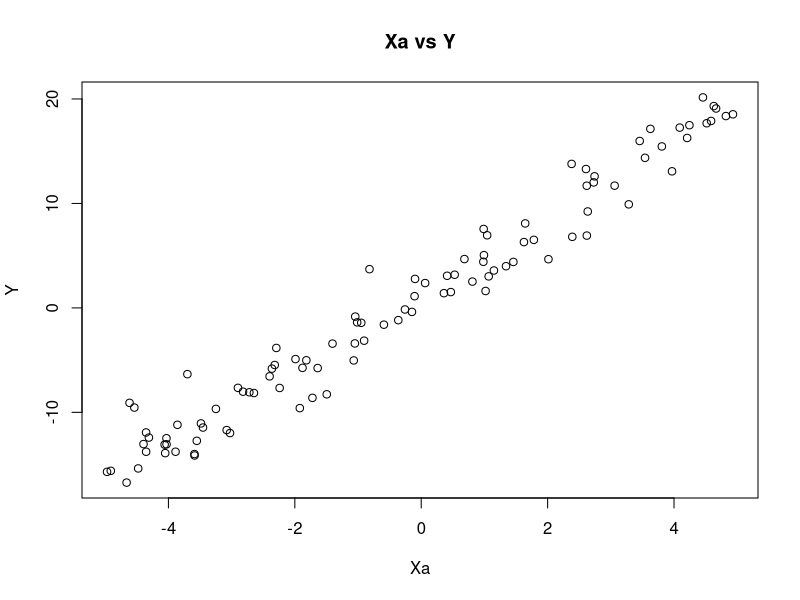
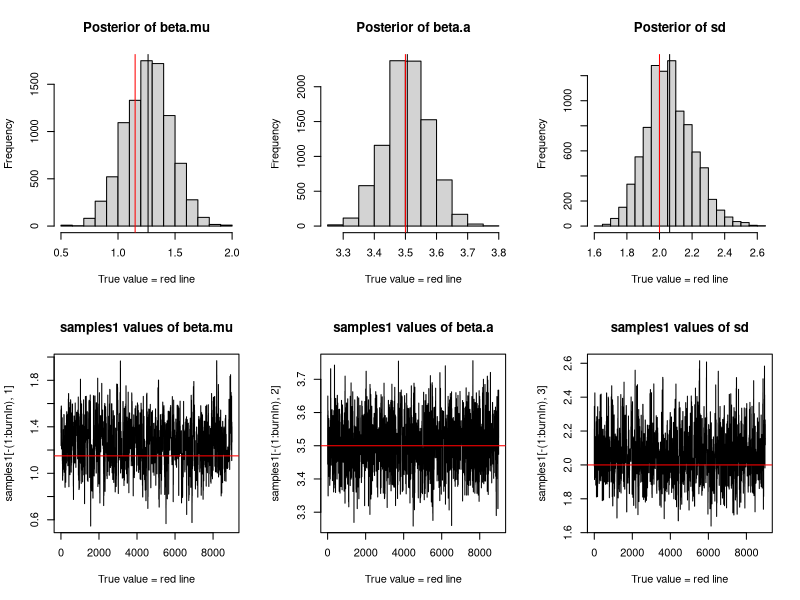

These figures' R source, in order:
## ---- chunk 1

set.seed(2018) #setting seed for reproducible results

# Generate linear regression sample
# creating Xa values (continuous)
Xa <- runif(100,min=-5,max = 5)

# True parameter values that we assume that we don't know before the analysis.
beta.mu <- 1.15
beta.a <- 3.5
sd <- 2

# Simulate Y based on the parameters
Y <- beta.mu + Xa * beta.a + rnorm(100,0,sd)

# A visual check of the data is always a good practice to inlcude
plot(Xa,Y, main="Xa vs Y")

## ---- chunk 2

# Prior distribution
log.prior <- function(parameters){
    beta.mu <- parameters[1]
    beta.a <- parameters[2]
    sd <- parameters[3]
    
    mu.prior <- dnorm(beta.mu,  log = TRUE)  # normal prior on beta.mu (mean 0, sd = 1)
    a.prior <- dnorm(beta.a,  log = TRUE)    # normal prior on beta.a (mean 0, sd = 1)
    sdprior <- dexp(sd, log = TRUE)          # exponentional prior on sd
    return(mu.prior+a.prior+sdprior)
}

log.likelihood <- function(parameters,Xa,Y){
    beta.mu <- parameters[1]
    beta.a <- parameters[2]
    sd <- parameters[3]
     
    y.hat <- beta.mu + Xa * beta.a
    likelihood <- dnorm(Y, mean = y.hat, sd = sd, log = TRUE)
    sum.likelihood <- sum(likelihood)
    return(sum.likelihood)   
}

## ---- chunk 3

log.posterior <- function(parameters, Xa,Y){
   posterior <- log.likelihood(parameters,Xa,Y) + log.prior(parameters)
   return (posterior)
}

## ---- chunk 4
proposal_func <- function(parameters){
    proposal.output <- rnorm(3,mean = parameters, sd = c(0.2,0.2,0.2)) # why do we need an abs for the sd?
    proposal.output[3] <- abs(proposal.output[3])
    return(proposal.output) 
}
## ---- chunk 5
MH_MCMC <- function(startvalue, iterations,Xa,Y){
    samples <- matrix(nrow = iterations+1, ncol = 3)
    samples[1,] <- startvalue
    for (i in 1:iterations){
      
        proposal <- proposal_func(samples[i,])
        
        probabilty <- exp(log.posterior(proposal,Xa,Y) - log.posterior(samples[i,],Xa,Y))
        unif <- runif(1)
        if (unif < probabilty){
            samples[i+1,] <- proposal     # update with a high probability
        }else{ 
            samples[i+1,] <- samples[i,]  # Do not update with a low probability
        }
    }
    return(samples)
}
 

initial.value <- c(0,0,0)   # set strarting values

samples1 <- MH_MCMC(initial.value, 10000,Xa,Y) # Run the MH algorithm with 10000 iterations
 
burnIn = 1000  # discard the first 1000 iterations 


# Plot the results
par(mfrow = c(2,3))
hist(samples1[-(1:burnIn),1], main="Posterior of beta.mu", xlab="True value = red line" )
abline(v = mean(samples1[-(1:burnIn),1]))
abline(v = beta.mu, col="red" )
hist(samples1[-(1:burnIn),2], main="Posterior of beta.a", xlab="True value = red line")
abline(v = mean(samples1[-(1:burnIn),2]))
abline(v = beta.a, col="red" )
hist(samples1[-(1:burnIn),3], main="Posterior of sd", xlab="True value = red line")
abline(v = mean(samples1[-(1:burnIn),3]) )
abline(v = sd, col="red" )
plot(samples1[-(1:burnIn),1], type = "l", xlab="True value = red line" , main = "samples1 values of beta.mu")
abline(h = beta.mu, col="red" )
plot(samples1[-(1:burnIn),2], type = "l", xlab="True value = red line" , main = "samples1 values of beta.a")
abline(h = beta.a, col="red" )
plot(samples1[-(1:burnIn),3], type = "l", xlab="True value = red line" , main = "samples1 values of sd")
abline(h = sd, col="red" )
 

